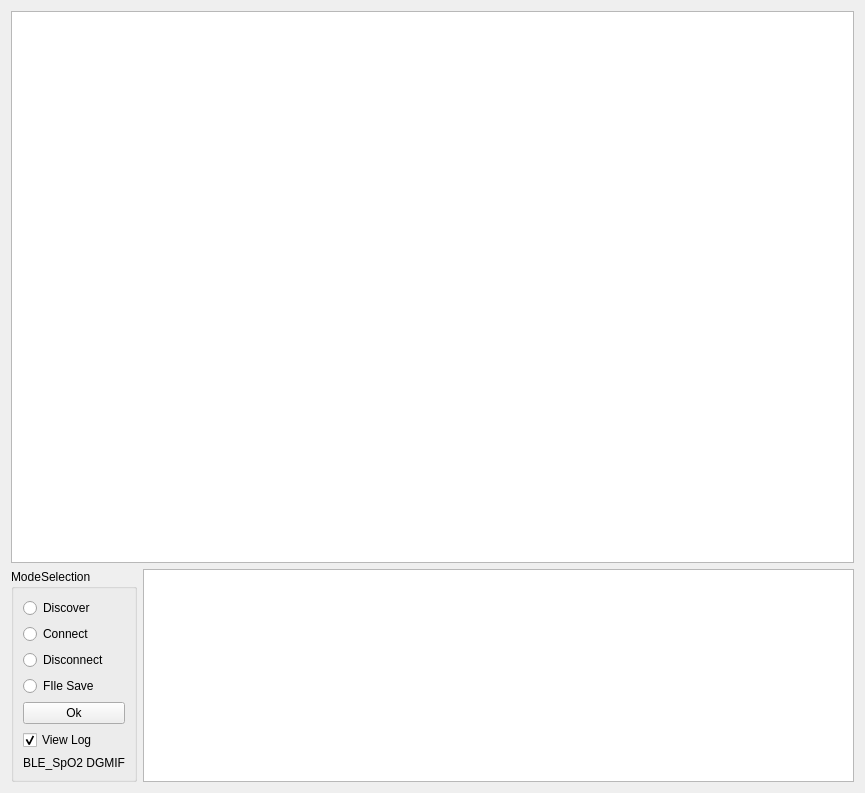
<?xml version="1.0" encoding="UTF-8"?>
<ui version="4.0">
 <class>Form</class>
 <widget class="QWidget" name="Form">
  <property name="windowModality">
   <enum>Qt::NonModal</enum>
  </property>
  <property name="enabled">
   <bool>true</bool>
  </property>
  <property name="geometry">
   <rect>
    <x>0</x>
    <y>0</y>
    <width>865</width>
    <height>793</height>
   </rect>
  </property>
  <property name="windowTitle">
   <string>Form</string>
  </property>
  <property name="toolTip">
   <string/>
  </property>
  <layout class="QGridLayout" name="gridLayout">
   <item row="1" column="0">
    <layout class="QGridLayout" name="gridLayout_2">
     <item row="0" column="2">
      <widget class="QTextBrowser" name="textBrowser">
       <property name="sizePolicy">
        <sizepolicy hsizetype="Expanding" vsizetype="Minimum">
         <horstretch>0</horstretch>
         <verstretch>0</verstretch>
        </sizepolicy>
       </property>
      </widget>
     </item>
     <item row="0" column="1">
      <widget class="QGroupBox" name="groupBox">
       <property name="title">
        <string>ModeSelection</string>
       </property>
       <layout class="QVBoxLayout" name="verticalLayout_2">
        <item>
         <widget class="QRadioButton" name="radioButton_1">
          <property name="text">
           <string>Discover</string>
          </property>
         </widget>
        </item>
        <item>
         <widget class="QRadioButton" name="radioButton_2">
          <property name="text">
           <string>Connect</string>
          </property>
         </widget>
        </item>
        <item>
         <widget class="QRadioButton" name="radioButton_3">
          <property name="text">
           <string>Disconnect</string>
          </property>
         </widget>
        </item>
        <item>
         <widget class="QRadioButton" name="radioButton_4">
          <property name="text">
           <string>FIle Save</string>
          </property>
         </widget>
        </item>
        <item>
         <widget class="QPushButton" name="PushButton">
          <property name="text">
           <string>Ok</string>
          </property>
         </widget>
        </item>
        <item>
         <widget class="QCheckBox" name="checkBox">
          <property name="text">
           <string>View Log</string>
          </property>
          <property name="checked">
           <bool>true</bool>
          </property>
         </widget>
        </item>
        <item>
         <widget class="QLabel" name="label">
          <property name="sizePolicy">
           <sizepolicy hsizetype="Preferred" vsizetype="Minimum">
            <horstretch>0</horstretch>
            <verstretch>0</verstretch>
           </sizepolicy>
          </property>
          <property name="text">
           <string>BLE_SpO2 DGMIF</string>
          </property>
         </widget>
        </item>
       </layout>
      </widget>
     </item>
    </layout>
   </item>
   <item row="0" column="0">
    <widget class="QGraphicsView" name="grp_dummy1"/>
   </item>
  </layout>
 </widget>
 <resources/>
 <connections/>
</ui>
